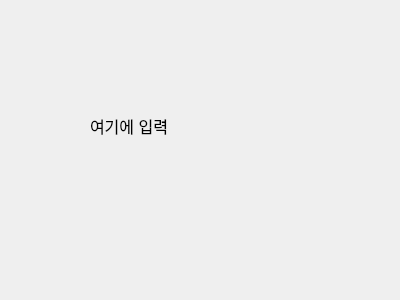
<?xml version="1.0" encoding="UTF-8"?>
<ui version="4.0">
 <class>Dialog</class>
 <widget class="QDialog" name="Dialog">
  <property name="geometry">
   <rect>
    <x>0</x>
    <y>0</y>
    <width>400</width>
    <height>300</height>
   </rect>
  </property>
  <property name="windowTitle">
   <string>Dialog</string>
  </property>
  <widget class="QLabel" name="label">
   <property name="geometry">
    <rect>
     <x>90</x>
     <y>80</y>
     <width>231</width>
     <height>91</height>
    </rect>
   </property>
   <property name="font">
    <font>
     <pointsize>12</pointsize>
    </font>
   </property>
   <property name="text">
    <string>여기에 입력</string>
   </property>
  </widget>
 </widget>
 <resources/>
 <connections/>
</ui>
